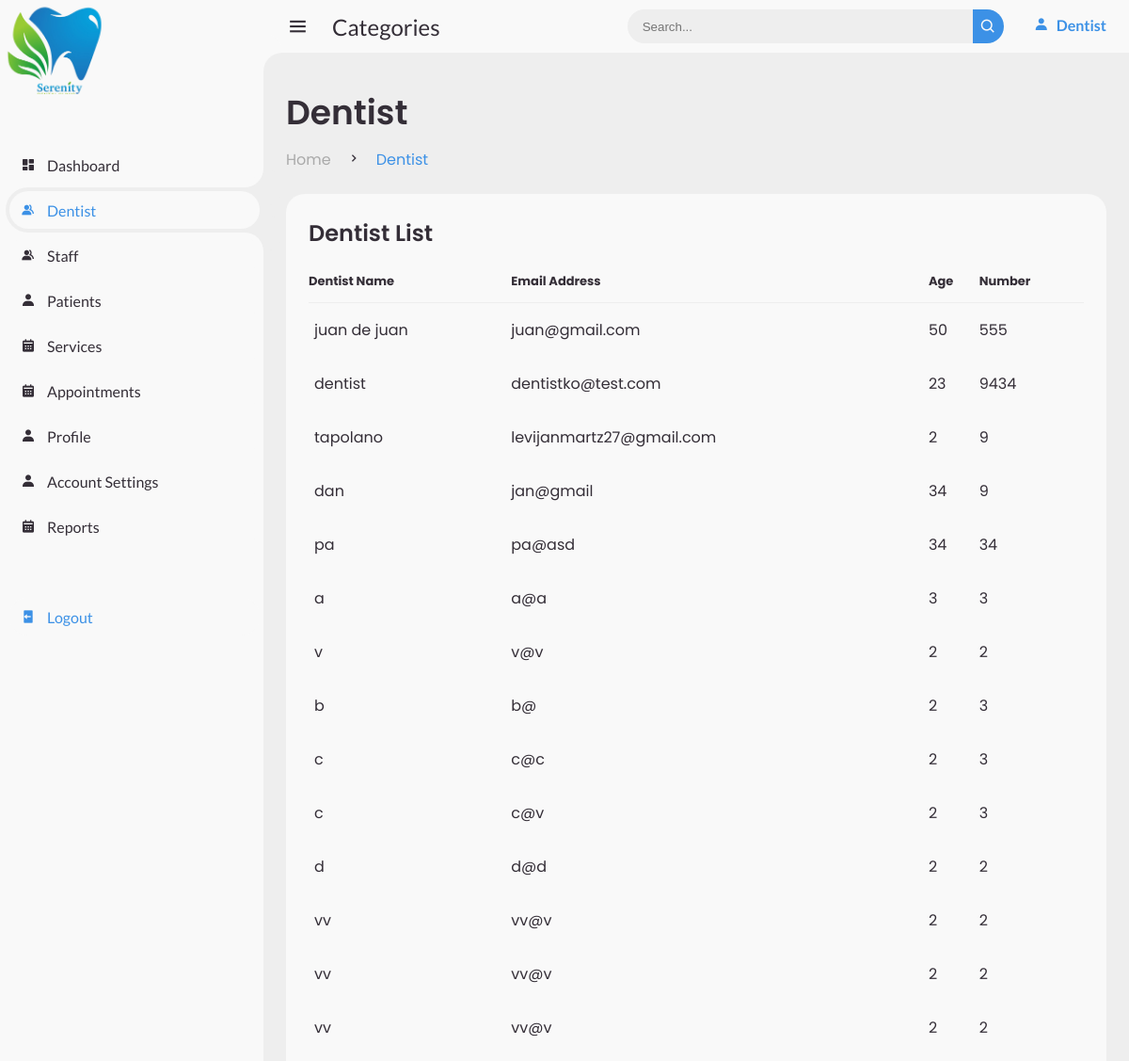
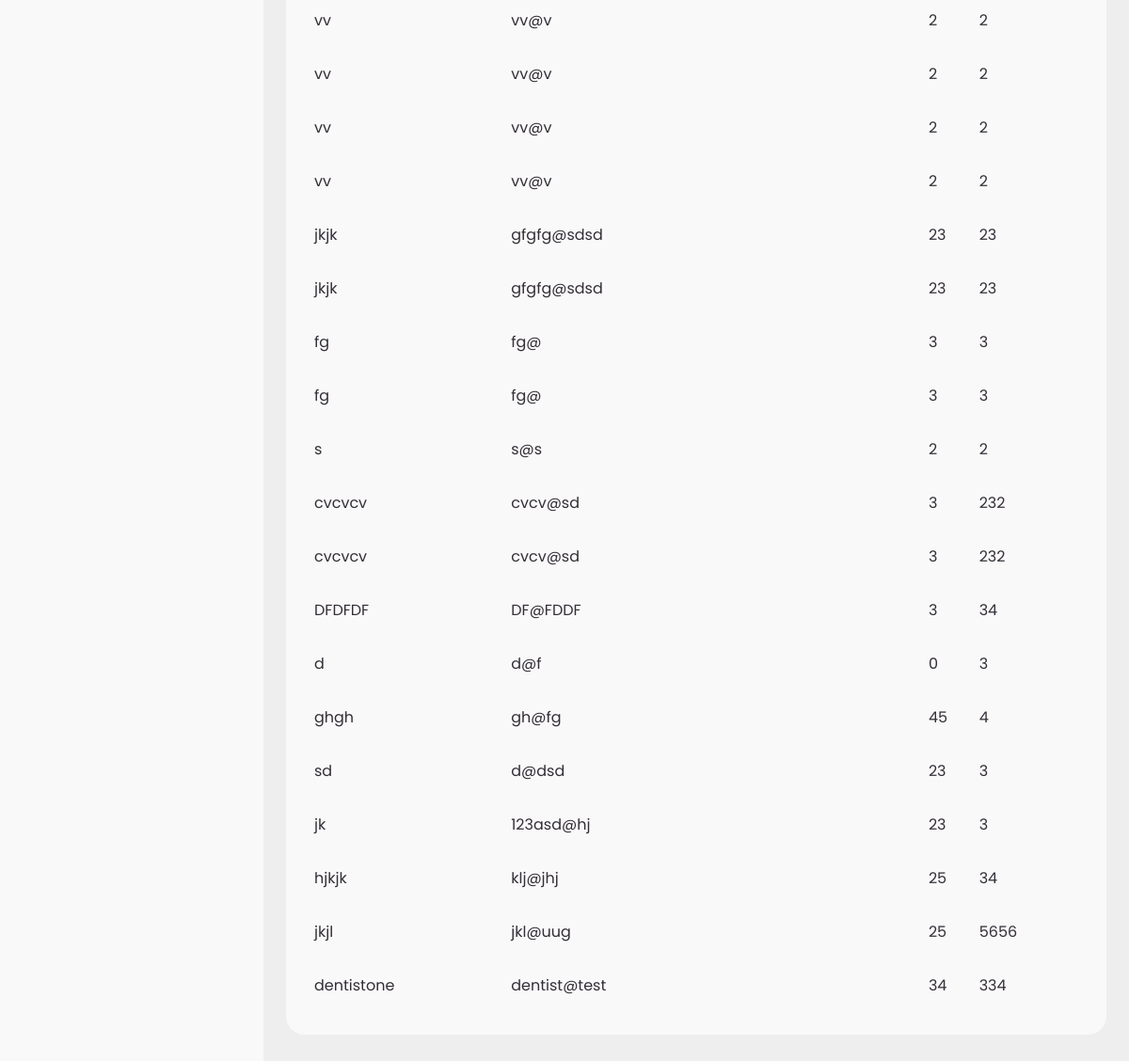
/dentist.php, run on the app's committed database (2 pictures, top to bottom).
### tables this page shows
CREATE TABLE `tbldentist` (
  `denlog_id` int(11) NOT NULL,
  `den_fname` varchar(100) NOT NULL,
  `den_gender` int(10) NOT NULL,
  `den_cnum` int(100) NOT NULL,
  `den_sp` int(10) NOT NULL,
  `den_emailAdd` varchar(100) NOT NULL,
  `den_age` int(10) NOT NULL
);

### dentist.php (the view, shortened to what this page needs)
<!DOCTYPE html>
<html lang="en">
<head>
	<link href='https://unpkg.com/boxicons@2.0.9/css/boxicons.min.css' rel='stylesheet'>
	<link rel="stylesheet" href="css/main.css">
	<link rel="stylesheet" href="css/responsive.css">
</head>
<body>
	<section id="sidebar">
	<a href="#" class="logo">
		<img src="images/logo.png">
			</a>
		<ul class="side-menu top">
			<li>
				<a href="dentistdashboard.php">
					<i class='bx bxs-dashboard' ></i>
					<span class="text">Dashboard</span>
				</a>
			</li>
			<li class="active">
				<a href="dentist.php">
					<i class='bx bxs-group' ></i>
					<span class="text">Dentist</span>
				</a>
			</li>
			<li>
				<a href="dentiststaff.php">
					<i class='bx bxs-group' ></i>
					<span class="text">Staff</span>
				</a>
			</li>
			<li>
				<a href="dentistpatient.php">
					<i class='bx bxs-user' ></i>
					<span class="text">Patients</span>
				</a>
			</li>
			<li>
				<a href="dentistservices.php">
					<i class='bx bxs-calendar' ></i>
					<span class="text">Services</span>
				</a>
			</li>
			<li>
				<a href="dentistappointment.php">
					<i class='bx bxs-calendar' ></i>
					<span class="text">Appointments</span>
				</a>
			</li>
			<li>
				<a href="dentistprofile.php">
					<i class='bx bxs-user' ></i>
					<span class="text">Profile</span>
				</a>
			</li>
			<li>
				<a href="dentistaccountsettings.php">
					<i class='bx bxs-user' ></i>
					<span class="text">Account Settings</span>
				</a>
			</li>
			<li>
				<a href="dentistreport.php">
					<i class='bx bxs-calendar' ></i>
					<span class="text">Reports</span>
				</a>
			</li>
		</ul>
		<ul class="side-menu">
			<li>
				<a class="logout">
					<i class='bx bxs-log-out'></i>
					<span class="text">Logout</span>
				</a>
			</li>
		</ul>
	</section>
	<section id="content">
		<nav>
			<i class='bx bx-menu'></i>
			<a href="#" class="nav-link">Categories</a>
			<form action="#">
				<div class="form-input">
					<input type="search" placeholder="Search...">
					<button type="submit" class="search-btn"><i class='bx bx-search' ></i></button>
				</div>
			</form>
			<a href="#" class="brand">
			<i class='bx bxs-user'></i>
			<span class="text">Dentist</span>
		</a>
		</nav>
		<main>
			<div class="head-title">
				<div class="left">
					<h1>Dentist</h1>
					<ul class="breadcrumb">
						<li>
							<a href="dentistdashboard.php">Home</a>
						</li>
						<li><i class='bx bx-chevron-right' ></i></li>
						<li>
							<a class="active" href="#">Dentist</a>
						</li>
					</ul>
				</div>
			</div>
		<?php
        include "database/connection.php";
        $sql = 'SELECT * FROM tbldentist';
        $stmt = $conn->prepare($sql);
        $stmt->execute();
        $rs = $stmt->fetchAll(PDO::FETCH_ASSOC);
		echo"<div class='table-data'>";
		echo"	<div class='order'>";
		echo"			<div class='head'>";
		echo"			<h3>Dentist List</h3>";
		echo"	 </div>";
		echo"			<table>";
		echo"				<thead>";
		echo"					<tr>";
		echo"						<th>Dentist Name</th>";
		echo"						<th>Email Address</th>";
		echo"						<th>Age</th>";
		echo"						<th>Number</th>";
		echo"					</tr>";
		echo"				</thead>";
		              foreach($rs as $dentist){
		echo"				<tbody>";
		echo"				<tr>";
		echo"					<td>".$dentist['den_fname']."</td>";
		echo"					<td>".$dentist['den_emailAdd']."</td>";
		echo"					<td>".$dentist['den_age']."</td>";
		echo"					<td>".$dentist['den_cnum']."</td>";
		echo"					</tr>";}
		echo"				</tbody>";
		echo"			</table>";
		echo"		</div>";
		echo"		</div>";
		echo"</main>";
		?>
	</section>
</body>
</html>

### data on the page
tbldentist: den_fname "juan de juan", den_emailAdd "juan@gmail.com", den_age "50", den_cnum "555"
tbldentist: den_fname "dentist", den_emailAdd "dentistko@test.com", den_age "23", den_cnum "9434"
tbldentist: den_fname "tapolano", den_emailAdd "levijanmartz27@gmail.com", den_age "2", den_cnum "9"
tbldentist: den_fname "dan", den_emailAdd "jan@gmail", den_age "34", den_cnum "9"
tbldentist: den_fname "pa", den_emailAdd "pa@asd", den_age "34", den_cnum "34"
tbldentist: den_fname "a", den_emailAdd "a@a", den_age "3", den_cnum "3"
tbldentist: den_fname "v", den_emailAdd "v@v", den_age "2", den_cnum "2"
tbldentist: den_fname "b", den_emailAdd "b@", den_age "2", den_cnum "3"
tbldentist: den_fname "c", den_emailAdd "c@c", den_age "2", den_cnum "3"
tbldentist: den_fname "c", den_emailAdd "c@v", den_age "2", den_cnum "3"
tbldentist: den_fname "d", den_emailAdd "d@d", den_age "2", den_cnum "2"
tbldentist: den_fname "vv", den_emailAdd "vv@v", den_age "2", den_cnum "2"
tbldentist: den_fname "vv", den_emailAdd "vv@v", den_age "2", den_cnum "2"
tbldentist: den_fname "vv", den_emailAdd "vv@v", den_age "2", den_cnum "2"
tbldentist: den_fname "vv", den_emailAdd "vv@v", den_age "2", den_cnum "2"
tbldentist: den_fname "vv", den_emailAdd "vv@v", den_age "2", den_cnum "2"
tbldentist: den_fname "vv", den_emailAdd "vv@v", den_age "2", den_cnum "2"
tbldentist: den_fname "vv", den_emailAdd "vv@v", den_age "2", den_cnum "2"
tbldentist: den_fname "jkjk", den_emailAdd "gfgfg@sdsd", den_age "23", den_cnum "23"
tbldentist: den_fname "jkjk", den_emailAdd "gfgfg@sdsd", den_age "23", den_cnum "23"
tbldentist: den_fname "fg", den_emailAdd "fg@", den_age "3", den_cnum "3"
tbldentist: den_fname "fg", den_emailAdd "fg@", den_age "3", den_cnum "3"
tbldentist: den_fname "s", den_emailAdd "s@s", den_age "2", den_cnum "2"
tbldentist: den_fname "cvcvcv", den_emailAdd "cvcv@sd", den_age "3", den_cnum "232"
tbldentist: den_fname "cvcvcv", den_emailAdd "cvcv@sd", den_age "3", den_cnum "232"
tbldentist: den_fname "DFDFDF", den_emailAdd "DF@FDDF", den_age "3", den_cnum "34"
tbldentist: den_fname "d", den_emailAdd "d@f", den_age "0", den_cnum "3"
tbldentist: den_fname "ghgh", den_emailAdd "gh@fg", den_age "45", den_cnum "4"
tbldentist: den_fname "sd", den_emailAdd "d@dsd", den_age "23", den_cnum "3"
tbldentist: den_fname "jk", den_emailAdd "123asd@hj", den_age "23", den_cnum "3"
tbldentist: den_fname "hjkjk", den_emailAdd "klj@jhj", den_age "25", den_cnum "34"
tbldentist: den_fname "jkjl", den_emailAdd "jkl@uug", den_age "25", den_cnum "5656"
tbldentist: den_fname "dentistone", den_emailAdd "dentist@test", den_age "34", den_cnum "334"
